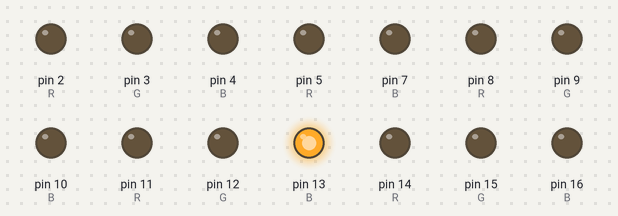
A sketch run on a simulated Arduino Uno, built with avr-gcc and run on an emulated ATmega328P. Shown: output pins drawn as LEDs (lit = HIGH).

Above: at 0.13 s.
At 0.67 s:
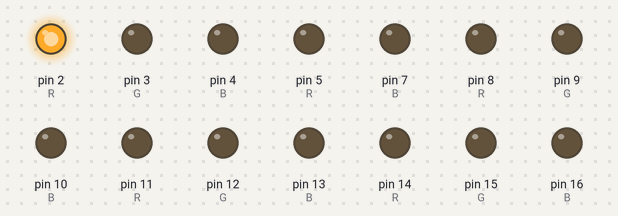
At 1.5 s:
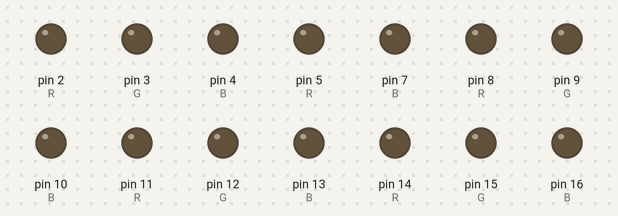
At 7.09 s:
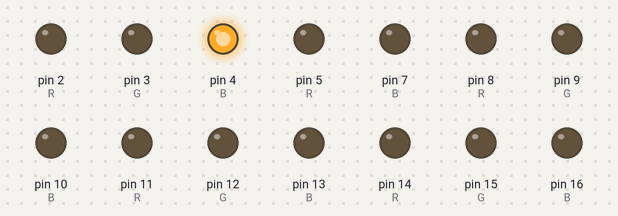
At 13.14 s:
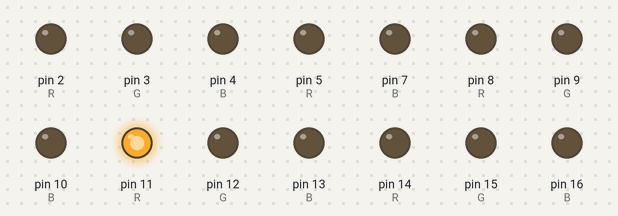
At 15.61 s:
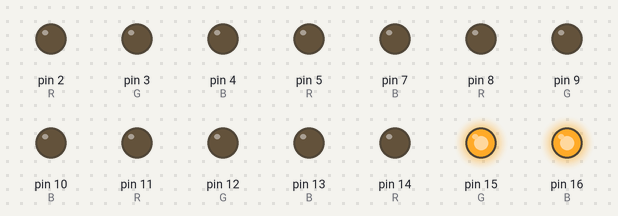
Timing chart, 0 to 18.1 s (numbered marks = the images above):
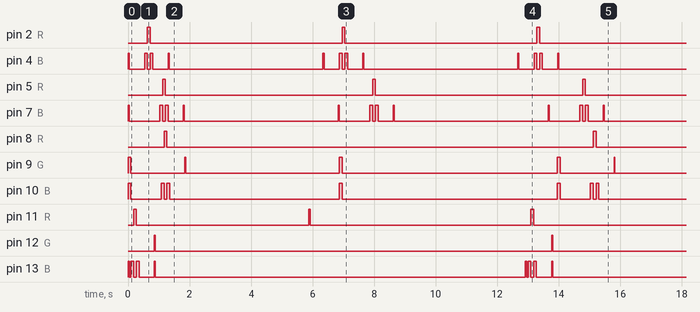

Measured:
- by itself, pin 2 (R): alternates HIGH for 0.09 s and LOW for 6.2 s
- by itself, pin 4 (B): repeats every 6.3 s: LOW 0.50 s, HIGH 0.09 s, LOW 0.09 s, HIGH 0.09 s, LOW 0.50 s, HIGH 0.03 s, LOW 5.0 s, HIGH 0.05 s
- by itself, pin 5 (R): alternates HIGH for 0.09 s and LOW for 6.7 s
- by itself, pin 7 (B): repeats every 6.8 s: LOW 0.99 s, HIGH 0.09 s, LOW 0.09 s, HIGH 0.09 s, LOW 0.50 s, HIGH 0.03 s, LOW 5.0 s, HIGH 0.05 s
- by itself, pin 8 (R): alternates HIGH for 0.09 s and LOW for 13.9 s
- by itself, pin 9 (G): repeats every 14.0 s: LOW 1.8 s, HIGH 0.03 s, LOW 5.0 s, HIGH 0.09 s, LOW 7.0 s, HIGH 0.09 s
- by itself, pin 10 (B): repeats every 14.0 s: LOW 0.99 s, HIGH 0.09 s, LOW 0.09 s, HIGH 0.09 s, LOW 5.5 s, HIGH 0.09 s, LOW 7.0 s, HIGH 0.09 s
- by itself, pin 11 (R): repeats every 12.9 s: LOW 5.6 s, HIGH 0.05 s, LOW 7.2 s, HIGH 0.09 s

The sketch:

cloud_lamp-FreeRTOS.ino
```cpp
#include <Arduino_FreeRTOS.h>

void TaskLed1( void *pvParameters );
void TaskLed2( void *pvParameters );
void TaskLed3( void *pvParameters );
void TaskLed4( void *pvParameters );
void TaskLed5( void *pvParameters );

void setup() {

  xTaskCreate(
    TaskLed1
    ,  (const portCHAR *)"LED1"
    ,  128
    ,  NULL
    ,  1
    ,  NULL );

  xTaskCreate(
    TaskLed2
    ,  (const portCHAR *)"LED2"
    ,  128
    ,  NULL
    ,  1
    ,  NULL );

  xTaskCreate(
    TaskLed3
    ,  (const portCHAR *)"LED3"
    ,  128
    ,  NULL
    ,  1
    ,  NULL );

  xTaskCreate(
    TaskLed4
    ,  (const portCHAR *)"LED4"
    ,  128
    ,  NULL
    ,  1
    ,  NULL );

  xTaskCreate(
    TaskLed5
    ,  (const portCHAR *)"LED5"
    ,  128
    ,  NULL
    ,  1
    ,  NULL );
}

void loop() {}

void TaskLed1(void *pvParameters)
{
  (void) pvParameters;

  int R = 2;
  int G = 3;
  int B = 4;

  pinMode(R, OUTPUT);
  pinMode(G, OUTPUT);
  pinMode(B, OUTPUT);

  for (;;)
  {
    analogWrite(R, 0);
    analogWrite(G, 0);
    analogWrite(B, 255);
    vTaskDelay( 50 / portTICK_PERIOD_MS );
    analogWrite(R, 0);
    analogWrite(G, 0);
    analogWrite(B, 0);
    vTaskDelay( 500 / portTICK_PERIOD_MS );
    analogWrite(R, 0);
    analogWrite(G, 0);
    analogWrite(B, 255);
    vTaskDelay( 100 / portTICK_PERIOD_MS );
    analogWrite(R, 255);
    analogWrite(G, 0);
    analogWrite(B, 0);
    vTaskDelay( 100 / portTICK_PERIOD_MS );
    analogWrite(R, 0);
    analogWrite(G, 0);
    analogWrite(B, 255);
    vTaskDelay( 100 / portTICK_PERIOD_MS );
    analogWrite(R, 0);
    analogWrite(G, 0);
    analogWrite(B, 0);
    vTaskDelay( 500 / portTICK_PERIOD_MS );
    analogWrite(R, 0);
    analogWrite(G, 0);
    analogWrite(B, 255);
    vTaskDelay( 30 / portTICK_PERIOD_MS );
    analogWrite(R, 0);
    analogWrite(G, 0);
    analogWrite(B, 0);
    vTaskDelay( 5000 / portTICK_PERIOD_MS );
  }
}

void TaskLed2(void *pvParameters)
{
  (void) pvParameters;

  int R = 5;
  int G = 6;
  int B = 7;

  pinMode(R, OUTPUT);
  pinMode(G, OUTPUT);
  pinMode(B, OUTPUT);

  for (;;)
  {
    analogWrite(R, 0);
    analogWrite(G, 0);
    analogWrite(B, 255);
    vTaskDelay( 50 / portTICK_PERIOD_MS );
    analogWrite(R, 0);
    analogWrite(G, 0);
    analogWrite(B, 0);
    vTaskDelay( 1000 / portTICK_PERIOD_MS );
    analogWrite(R, 0);
    analogWrite(G, 0);
    analogWrite(B, 255);
    vTaskDelay( 100 / portTICK_PERIOD_MS );
    analogWrite(R, 255);
    analogWrite(G, 0);
    analogWrite(B, 0);
    vTaskDelay( 100 / portTICK_PERIOD_MS );
    analogWrite(R, 0);
    analogWrite(G, 0);
    analogWrite(B, 255);
    vTaskDelay( 100 / portTICK_PERIOD_MS );
    analogWrite(R, 0);
    analogWrite(G, 0);
    analogWrite(B, 0);
    vTaskDelay( 500 / portTICK_PERIOD_MS );
    analogWrite(R, 0);
    analogWrite(G, 0);
    analogWrite(B, 255);
    vTaskDelay( 30 / portTICK_PERIOD_MS );
    analogWrite(R, 0);
    analogWrite(G, 0);
    analogWrite(B, 0);
    vTaskDelay( 5000 / portTICK_PERIOD_MS );
  }
}

void TaskLed3(void *pvParameters)
{
  (void) pvParameters;

  int R = 8;
  int G = 9;
  int B = 10;

  pinMode(R, OUTPUT);
  pinMode(G, OUTPUT);
  pinMode(B, OUTPUT);

  for (;;)
  {
    analogWrite(R, 0);
    analogWrite(G, 255);
    analogWrite(B, 255);
    vTaskDelay( 100 / portTICK_PERIOD_MS );
    analogWrite(R, 0);
    analogWrite(G, 0);
    analogWrite(B, 0);
    vTaskDelay( 1000 / portTICK_PERIOD_MS );
    analogWrite(R, 0);
    analogWrite(G, 0);
    analogWrite(B, 255);
    vTaskDelay( 100 / portTICK_PERIOD_MS );
    analogWrite(R, 255);
    analogWrite(G, 0);
    analogWrite(B, 0);
    vTaskDelay( 100 / portTICK_PERIOD_MS );
    analogWrite(R, 0);
    analogWrite(G, 0);
    analogWrite(B, 255);
    vTaskDelay( 100 / portTICK_PERIOD_MS );
    analogWrite(R, 0);
    analogWrite(G, 0);
    analogWrite(B, 0);
    vTaskDelay( 500 / portTICK_PERIOD_MS );
    analogWrite(R, 0);
    analogWrite(G, 255);
    analogWrite(B, 0);
    vTaskDelay( 30 / portTICK_PERIOD_MS );
    analogWrite(R, 0);
    analogWrite(G, 0);
    analogWrite(B, 0);
    vTaskDelay( 5000 / portTICK_PERIOD_MS );
    analogWrite(R, 0);
    analogWrite(G, 255);
    analogWrite(B, 255);
    vTaskDelay( 100 / portTICK_PERIOD_MS );
    analogWrite(R, 0);
    analogWrite(G, 0);
    analogWrite(B, 0);
    vTaskDelay( 7000 / portTICK_PERIOD_MS );
  }
}

void TaskLed4(void *pvParameters)
{
  (void) pvParameters;

  int R = 11;
  int G = 12;
  int B = 13;

  pinMode(R, OUTPUT);
  pinMode(G, OUTPUT);
  pinMode(B, OUTPUT);

  for (;;)
  {
    analogWrite(R, 0);
    analogWrite(G, 0);
    analogWrite(B, 255);
    vTaskDelay( 50 / portTICK_PERIOD_MS );
    analogWrite(R, 0);
    analogWrite(G, 0);
    analogWrite(B, 0);
    vTaskDelay( 50 / portTICK_PERIOD_MS );
    analogWrite(R, 0);
    analogWrite(G, 0);
    analogWrite(B, 255);
    vTaskDelay( 100 / portTICK_PERIOD_MS );
    analogWrite(R, 255);
    analogWrite(G, 0);
    analogWrite(B, 0);
    vTaskDelay( 100 / portTICK_PERIOD_MS );
    analogWrite(R, 0);
    analogWrite(G, 0);
    analogWrite(B, 255);
    vTaskDelay( 100 / portTICK_PERIOD_MS );
    analogWrite(R, 0);
    analogWrite(G, 0);
    analogWrite(B, 0);
    vTaskDelay( 500 / portTICK_PERIOD_MS );
    analogWrite(R, 0);
    analogWrite(G, 255);
    analogWrite(B, 255);
    vTaskDelay( 30 / portTICK_PERIOD_MS );
    analogWrite(R, 0);
    analogWrite(G, 0);
    analogWrite(B, 0);
    vTaskDelay( 5000 / portTICK_PERIOD_MS );
    analogWrite(R, 255);
    analogWrite(G, 0);
    analogWrite(B, 0);
    vTaskDelay( 50 / portTICK_PERIOD_MS );
    analogWrite(R, 0);
    analogWrite(G, 0);
    analogWrite(B, 0);
    vTaskDelay( 7000 / portTICK_PERIOD_MS );
  }
}

void TaskLed5(void *pvParameters)
{
  (void) pvParameters;

  int R = 14;
  int G = 15;
  int B = 16;

  pinMode(R, OUTPUT);
  pinMode(G, OUTPUT);
  pinMode(B, OUTPUT);

  for (;;)
  {
    analogWrite(R, 0);
    analogWrite(G, 255);
    analogWrite(B, 0);
    vTaskDelay( 50 / portTICK_PERIOD_MS );
    analogWrite(R, 0);
    analogWrite(G, 0);
    analogWrite(B, 0);
    vTaskDelay( 1000 / portTICK_PERIOD_MS );
    analogWrite(R, 0);
    analogWrite(G, 0);
    analogWrite(B, 255);
    vTaskDelay( 100 / portTICK_PERIOD_MS );
    analogWrite(R, 255);
    analogWrite(G, 0);
    analogWrite(B, 0);
    vTaskDelay( 100 / portTICK_PERIOD_MS );
    analogWrite(R, 0);
    analogWrite(G, 0);
    analogWrite(B, 255);
    vTaskDelay( 100 / portTICK_PERIOD_MS );
    analogWrite(R, 0);
    analogWrite(G, 0);
    analogWrite(B, 0);
    vTaskDelay( 500 / portTICK_PERIOD_MS );
    analogWrite(R, 0);
    analogWrite(G, 255);
    analogWrite(B, 255);
    vTaskDelay( 100 / portTICK_PERIOD_MS );
    analogWrite(R, 0);
    analogWrite(G, 0);
    analogWrite(B, 0);
    vTaskDelay( 5000 / portTICK_PERIOD_MS );
  }
}
```
